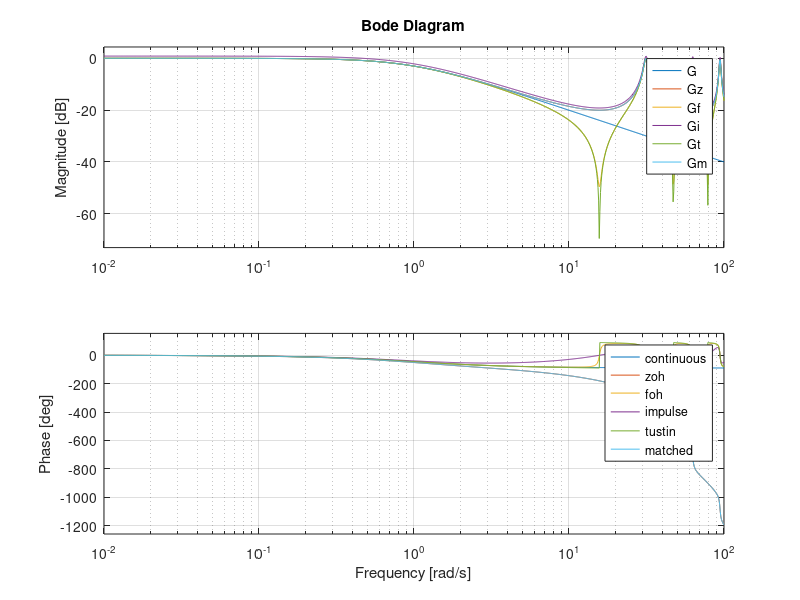
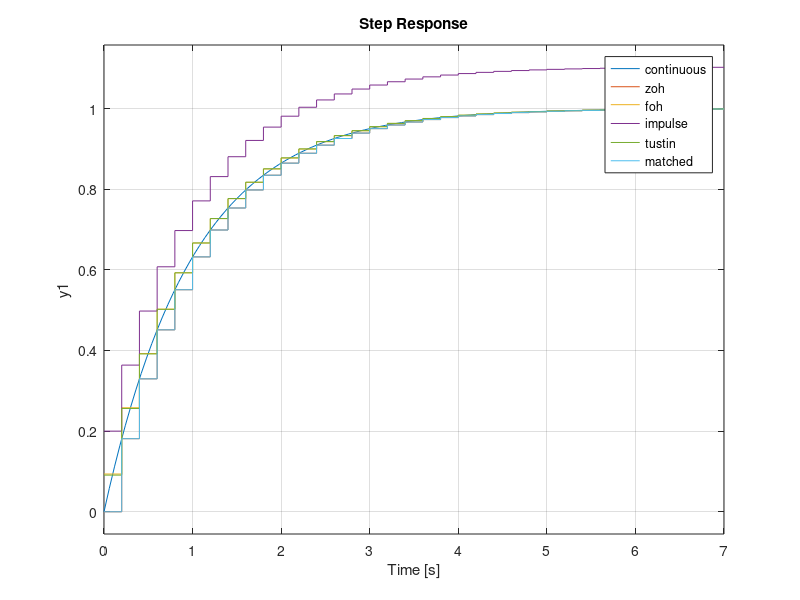
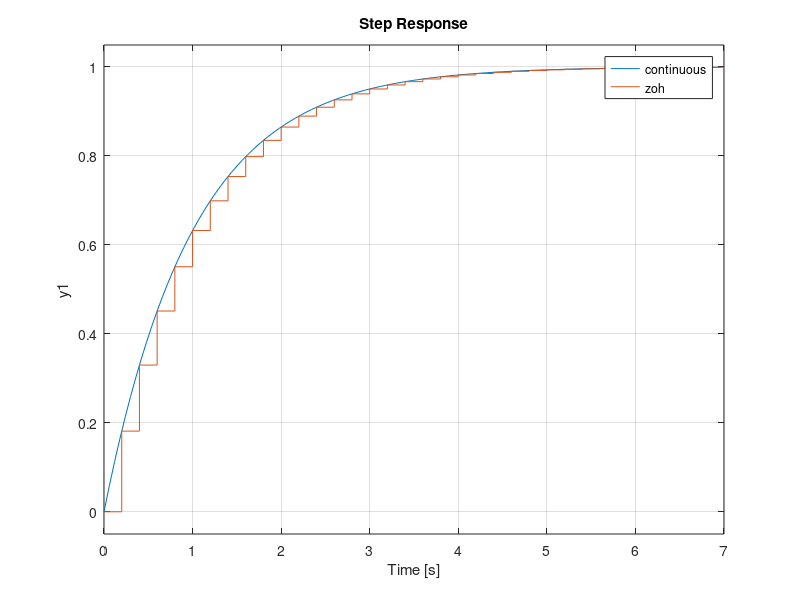
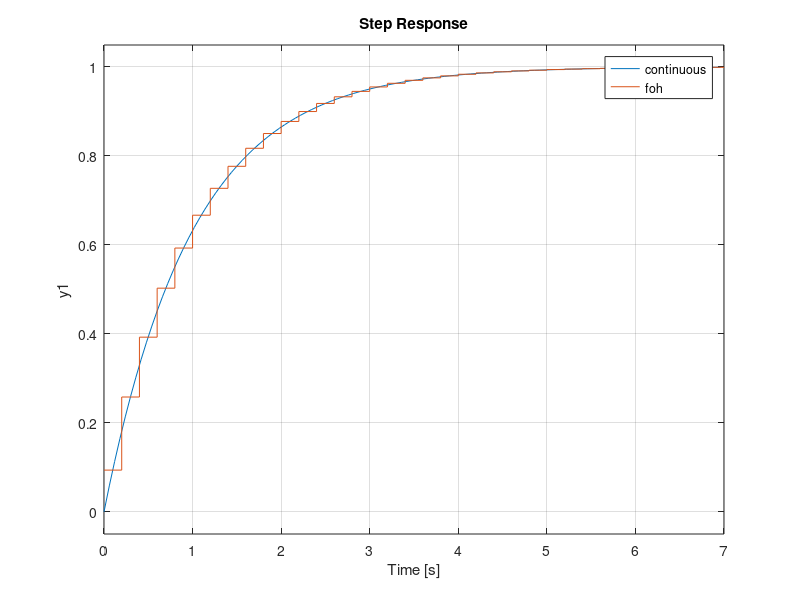

Recreate these plots in MATLAB, in order. (Note: this script raises an error after producing the figures.)
%Test the c2d function
%
%Christopher Lum
%lum@uw.edu

%Version History
%12/09/21: Created

clear
clc
close all

%Create a continuous time transfer function
a = 1;
G = tf([a],[1 a])

%Sample time
Hz = 5;
Ts = 1/Hz;

%Use c2d
Gz = c2d(G,Ts,'zoh')
Gf = c2d(G,Ts,'foh')
Gi = c2d(G,Ts,'impuse')
Gt = c2d(G,Ts,'tustin')
Gm = c2d(G,Ts,'matched')

%Look at response of these
figure
bode(G,Gz,Gf,Gi,Gt,Gm)
legend('continuous','zoh','foh','impulse','tustin','matched')
grid on

figure
step(G,Gz,Gf,Gi,Gt,Gm)
legend('continuous','zoh','foh','impulse','tustin','matched')
grid on

%Individually plot step responses
figure
step(G,Gz)
legend('continuous','zoh')
grid on

figure
step(G,Gf)
legend('continuous','foh')
grid on

figure
step(G,Gi)
legend('continuous','impulse')
grid on

figure
step(G,Gt)
legend('continuous','tustin')
grid on

figure
step(G,Gm)
legend('continuous','matched')
grid on

toc
disp('DONE!')